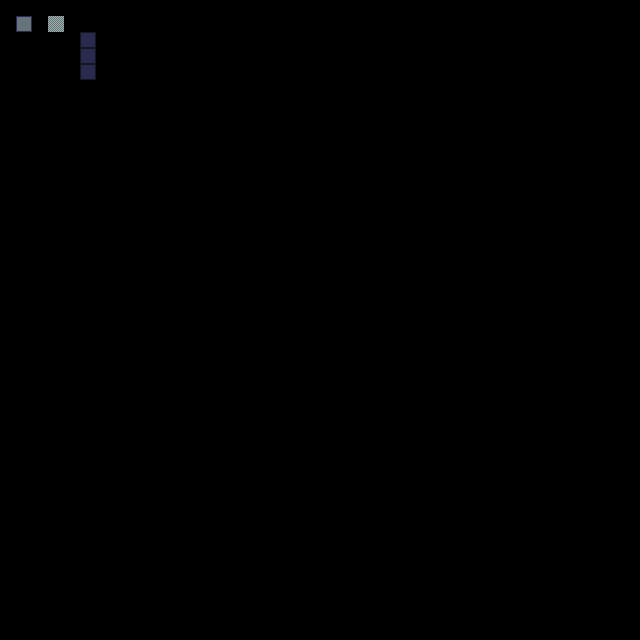

Below is a game level as drawn by its tile map, then a one-line description and the .tmx file that defines it, in full:
An orthogonal 40x40 tile map with 16x16 px tiles, 1 tile layer (output_prototype), 1 hidden layer not drawn, 2 tilesets.

<map version="1.10" tiledversion="1.11.2" orientation="orthogonal" renderorder="right-down" width="40" height="40" tilewidth="16" tileheight="16" infinite="0" nextlayerid="3" nextobjectid="1">
 <properties>
  <property name="DeleteTiles" type="bool" value="true" />
 </properties>
 <tileset firstgid="1" source="../../tile_sets/autotile_ts.tsx" />
 <tileset firstgid="5" source="../../tile_sets/prototype_ts.tsx" />
 <layer id="1" name="input_autotile" width="40" height="40" visible="0">
  <data encoding="csv">
0,0,0,0,0,0,0,0,0,0,0,0,0,0,0,0,0,0,0,0,0,0,0,0,0,0,0,0,0,0,0,0,0,0,0,0,0,0,0,0,
0,1,0,2,0,2,0,0,0,0,0,0,0,0,0,0,0,0,0,0,0,0,0,0,0,0,0,0,0,0,0,0,0,0,0,0,0,0,0,0,
0,0,0,0,0,2,0,0,0,0,0,0,0,0,0,0,0,0,0,0,0,0,0,0,0,0,0,0,0,0,0,0,0,0,0,0,0,0,0,0,
0,0,0,0,0,2,0,0,0,0,0,0,0,0,0,0,0,0,0,0,0,0,0,0,0,0,0,0,0,0,0,0,0,0,0,0,0,0,0,0,
0,0,0,0,0,2,0,0,0,0,0,0,0,0,0,0,0,0,0,0,0,0,0,0,0,0,0,0,0,0,0,0,0,0,0,0,0,0,0,0,
0,0,0,0,0,1,0,0,0,0,0,0,0,0,0,0,0,0,0,0,0,0,0,0,0,0,0,0,0,0,0,0,0,0,0,0,0,0,0,0,
0,0,0,0,0,0,0,0,0,0,0,0,0,0,0,0,0,0,0,0,0,0,0,0,0,0,0,0,0,0,0,0,0,0,0,0,0,0,0,0,
0,0,0,0,0,0,0,0,0,0,0,0,0,0,0,0,0,0,0,0,0,0,0,0,0,0,0,0,0,0,0,0,0,0,0,0,0,0,0,0,
0,0,0,0,0,0,0,0,0,0,0,0,0,0,0,0,0,0,0,0,0,0,0,0,0,0,0,0,0,0,0,0,0,0,0,0,0,0,0,0,
0,0,0,0,0,0,0,0,0,0,0,0,0,0,0,0,0,0,0,0,0,0,0,0,0,0,0,0,0,0,0,0,0,0,0,0,0,0,0,0,
0,0,0,0,0,0,0,0,0,0,0,0,0,0,0,0,0,0,0,0,0,0,0,0,0,0,0,0,0,0,0,0,0,0,0,0,0,0,0,0,
0,0,0,0,0,0,0,0,0,0,0,0,0,0,0,0,0,0,0,0,0,0,0,0,0,0,0,0,0,0,0,0,0,0,0,0,0,0,0,0,
0,0,0,0,0,0,0,0,0,0,0,0,0,0,0,0,0,0,0,0,0,0,0,0,0,0,0,0,0,0,0,0,0,0,0,0,0,0,0,0,
0,0,0,0,0,0,0,0,0,0,0,0,0,0,0,0,0,0,0,0,0,0,0,0,0,0,0,0,0,0,0,0,0,0,0,0,0,0,0,0,
0,0,0,0,0,0,0,0,0,0,0,0,0,0,0,0,0,0,0,0,0,0,0,0,0,0,0,0,0,0,0,0,0,0,0,0,0,0,0,0,
0,0,0,0,0,0,0,0,0,0,0,0,0,0,0,0,0,0,0,0,0,0,0,0,0,0,0,0,0,0,0,0,0,0,0,0,0,0,0,0,
0,0,0,0,0,0,0,0,0,0,0,0,0,0,0,0,0,0,0,0,0,0,0,0,0,0,0,0,0,0,0,0,0,0,0,0,0,0,0,0,
0,0,0,0,0,0,0,0,0,0,0,0,0,0,0,0,0,0,0,0,0,0,0,0,0,0,0,0,0,0,0,0,0,0,0,0,0,0,0,0,
0,0,0,0,0,0,0,0,0,0,0,0,0,0,0,0,0,0,0,0,0,0,0,0,0,0,0,0,0,0,0,0,0,0,0,0,0,0,0,0,
0,0,0,0,0,0,0,0,0,0,0,0,0,0,0,0,0,0,0,0,0,0,0,0,0,0,0,0,0,0,0,0,0,0,0,0,0,0,0,0,
0,0,0,0,0,0,0,0,0,0,0,0,0,0,0,0,0,0,0,0,0,0,0,0,0,0,0,0,0,0,0,0,0,0,0,0,0,0,0,0,
0,0,0,0,0,0,0,0,0,0,0,0,0,0,0,0,0,0,0,0,0,0,0,0,0,0,0,0,0,0,0,0,0,0,0,0,0,0,0,0,
0,0,0,0,0,0,0,0,0,0,0,0,0,0,0,0,0,0,0,0,0,0,0,0,0,0,0,0,0,0,0,0,0,0,0,0,0,0,0,0,
0,0,0,0,0,0,0,0,0,0,0,0,0,0,0,0,0,0,0,0,0,0,0,0,0,0,0,0,0,0,0,0,0,0,0,0,0,0,0,0,
0,0,0,0,0,0,0,0,0,0,0,0,0,0,0,0,0,0,0,0,0,0,0,0,0,0,0,0,0,0,0,0,0,0,0,0,0,0,0,0,
0,0,0,0,0,0,0,0,0,0,0,0,0,0,0,0,0,0,0,0,0,0,0,0,0,0,0,0,0,0,0,0,0,0,0,0,0,0,0,0,
0,0,0,0,0,0,0,0,0,0,0,0,0,0,0,0,0,0,0,0,0,0,0,0,0,0,0,0,0,0,0,0,0,0,0,0,0,0,0,0,
0,0,0,0,0,0,0,0,0,0,0,0,0,0,0,0,0,0,0,0,0,0,0,0,0,0,0,0,0,0,0,0,0,0,0,0,0,0,0,0,
0,0,0,0,0,0,0,0,0,0,0,0,0,0,0,0,0,0,0,0,0,0,0,0,0,0,0,0,0,0,0,0,0,0,0,0,0,0,0,0,
0,0,0,0,0,0,0,0,0,0,0,0,0,0,0,0,0,0,0,0,0,0,0,0,0,0,0,0,0,0,0,0,0,0,0,0,0,0,0,0,
0,0,0,0,0,0,0,0,0,0,0,0,0,0,0,0,0,0,0,0,0,0,0,0,0,0,0,0,0,0,0,0,0,0,0,0,0,0,0,0,
0,0,0,0,0,0,0,0,0,0,0,0,0,0,0,0,0,0,0,0,0,0,0,0,0,0,0,0,0,0,0,0,0,0,0,0,0,0,0,0,
0,0,0,0,0,0,0,0,0,0,0,0,0,0,0,0,0,0,0,0,0,0,0,0,0,0,0,0,0,0,0,0,0,0,0,0,0,0,0,0,
0,0,0,0,0,0,0,0,0,0,0,0,0,0,0,0,0,0,0,0,0,0,0,0,0,0,0,0,0,0,0,0,0,0,0,0,0,0,0,0,
0,0,0,0,0,0,0,0,0,0,0,0,0,0,0,0,0,0,0,0,0,0,0,0,0,0,0,0,0,0,0,0,0,0,0,0,0,0,0,0,
0,0,0,0,0,0,0,0,0,0,0,0,0,0,0,0,0,0,0,0,0,0,0,0,0,0,0,0,0,0,0,0,0,0,0,0,0,0,0,0,
0,0,0,0,0,0,0,0,0,0,0,0,0,0,0,0,0,0,0,0,0,0,0,0,0,0,0,0,0,0,0,0,0,0,0,0,0,0,0,0,
0,0,0,0,0,0,0,0,0,0,0,0,0,0,0,0,0,0,0,0,0,0,0,0,0,0,0,0,0,0,0,0,0,0,0,0,0,0,0,0,
0,0,0,0,0,0,0,0,0,0,0,0,0,0,0,0,0,0,0,0,0,0,0,0,0,0,0,0,0,0,0,0,0,0,0,0,0,0,0,0,
0,0,0,0,0,0,0,0,0,0,0,0,0,0,0,0,0,0,0,0,0,0,0,0,0,0,0,0,0,0,0,0,0,0,0,0,0,0,0,0
</data>
 </layer>
 <layer id="2" name="output_prototype" width="40" height="40" opacity="0.67">
  <data encoding="csv">
0,0,0,0,0,0,0,0,0,0,0,0,0,0,0,0,0,0,0,0,0,0,0,0,0,0,0,0,0,0,0,0,0,0,0,0,0,0,0,0,
0,1,0,2,0,0,0,0,0,0,0,0,0,0,0,0,0,0,0,0,0,0,0,0,0,0,0,0,0,0,0,0,0,0,0,0,0,0,0,0,
0,0,0,0,0,3,0,0,0,0,0,0,0,0,0,0,0,0,0,0,0,0,0,0,0,0,0,0,0,0,0,0,0,0,0,0,0,0,0,0,
0,0,0,0,0,3,0,0,0,0,0,0,0,0,0,0,0,0,0,0,0,0,0,0,0,0,0,0,0,0,0,0,0,0,0,0,0,0,0,0,
0,0,0,0,0,3,0,0,0,0,0,0,0,0,0,0,0,0,0,0,0,0,0,0,0,0,0,0,0,0,0,0,0,0,0,0,0,0,0,0,
0,0,0,0,0,0,0,0,0,0,0,0,0,0,0,0,0,0,0,0,0,0,0,0,0,0,0,0,0,0,0,0,0,0,0,0,0,0,0,0,
0,0,0,0,0,0,0,0,0,0,0,0,0,0,0,0,0,0,0,0,0,0,0,0,0,0,0,0,0,0,0,0,0,0,0,0,0,0,0,0,
0,0,0,0,0,0,0,0,0,0,0,0,0,0,0,0,0,0,0,0,0,0,0,0,0,0,0,0,0,0,0,0,0,0,0,0,0,0,0,0,
0,0,0,0,0,0,0,0,0,0,0,0,0,0,0,0,0,0,0,0,0,0,0,0,0,0,0,0,0,0,0,0,0,0,0,0,0,0,0,0,
0,0,0,0,0,0,0,0,0,0,0,0,0,0,0,0,0,0,0,0,0,0,0,0,0,0,0,0,0,0,0,0,0,0,0,0,0,0,0,0,
0,0,0,0,0,0,0,0,0,0,0,0,0,0,0,0,0,0,0,0,0,0,0,0,0,0,0,0,0,0,0,0,0,0,0,0,0,0,0,0,
0,0,0,0,0,0,0,0,0,0,0,0,0,0,0,0,0,0,0,0,0,0,0,0,0,0,0,0,0,0,0,0,0,0,0,0,0,0,0,0,
0,0,0,0,0,0,0,0,0,0,0,0,0,0,0,0,0,0,0,0,0,0,0,0,0,0,0,0,0,0,0,0,0,0,0,0,0,0,0,0,
0,0,0,0,0,0,0,0,0,0,0,0,0,0,0,0,0,0,0,0,0,0,0,0,0,0,0,0,0,0,0,0,0,0,0,0,0,0,0,0,
0,0,0,0,0,0,0,0,0,0,0,0,0,0,0,0,0,0,0,0,0,0,0,0,0,0,0,0,0,0,0,0,0,0,0,0,0,0,0,0,
0,0,0,0,0,0,0,0,0,0,0,0,0,0,0,0,0,0,0,0,0,0,0,0,0,0,0,0,0,0,0,0,0,0,0,0,0,0,0,0,
0,0,0,0,0,0,0,0,0,0,0,0,0,0,0,0,0,0,0,0,0,0,0,0,0,0,0,0,0,0,0,0,0,0,0,0,0,0,0,0,
0,0,0,0,0,0,0,0,0,0,0,0,0,0,0,0,0,0,0,0,0,0,0,0,0,0,0,0,0,0,0,0,0,0,0,0,0,0,0,0,
0,0,0,0,0,0,0,0,0,0,0,0,0,0,0,0,0,0,0,0,0,0,0,0,0,0,0,0,0,0,0,0,0,0,0,0,0,0,0,0,
0,0,0,0,0,0,0,0,0,0,0,0,0,0,0,0,0,0,0,0,0,0,0,0,0,0,0,0,0,0,0,0,0,0,0,0,0,0,0,0,
0,0,0,0,0,0,0,0,0,0,0,0,0,0,0,0,0,0,0,0,0,0,0,0,0,0,0,0,0,0,0,0,0,0,0,0,0,0,0,0,
0,0,0,0,0,0,0,0,0,0,0,0,0,0,0,0,0,0,0,0,0,0,0,0,0,0,0,0,0,0,0,0,0,0,0,0,0,0,0,0,
0,0,0,0,0,0,0,0,0,0,0,0,0,0,0,0,0,0,0,0,0,0,0,0,0,0,0,0,0,0,0,0,0,0,0,0,0,0,0,0,
0,0,0,0,0,0,0,0,0,0,0,0,0,0,0,0,0,0,0,0,0,0,0,0,0,0,0,0,0,0,0,0,0,0,0,0,0,0,0,0,
0,0,0,0,0,0,0,0,0,0,0,0,0,0,0,0,0,0,0,0,0,0,0,0,0,0,0,0,0,0,0,0,0,0,0,0,0,0,0,0,
0,0,0,0,0,0,0,0,0,0,0,0,0,0,0,0,0,0,0,0,0,0,0,0,0,0,0,0,0,0,0,0,0,0,0,0,0,0,0,0,
0,0,0,0,0,0,0,0,0,0,0,0,0,0,0,0,0,0,0,0,0,0,0,0,0,0,0,0,0,0,0,0,0,0,0,0,0,0,0,0,
0,0,0,0,0,0,0,0,0,0,0,0,0,0,0,0,0,0,0,0,0,0,0,0,0,0,0,0,0,0,0,0,0,0,0,0,0,0,0,0,
0,0,0,0,0,0,0,0,0,0,0,0,0,0,0,0,0,0,0,0,0,0,0,0,0,0,0,0,0,0,0,0,0,0,0,0,0,0,0,0,
0,0,0,0,0,0,0,0,0,0,0,0,0,0,0,0,0,0,0,0,0,0,0,0,0,0,0,0,0,0,0,0,0,0,0,0,0,0,0,0,
0,0,0,0,0,0,0,0,0,0,0,0,0,0,0,0,0,0,0,0,0,0,0,0,0,0,0,0,0,0,0,0,0,0,0,0,0,0,0,0,
0,0,0,0,0,0,0,0,0,0,0,0,0,0,0,0,0,0,0,0,0,0,0,0,0,0,0,0,0,0,0,0,0,0,0,0,0,0,0,0,
0,0,0,0,0,0,0,0,0,0,0,0,0,0,0,0,0,0,0,0,0,0,0,0,0,0,0,0,0,0,0,0,0,0,0,0,0,0,0,0,
0,0,0,0,0,0,0,0,0,0,0,0,0,0,0,0,0,0,0,0,0,0,0,0,0,0,0,0,0,0,0,0,0,0,0,0,0,0,0,0,
0,0,0,0,0,0,0,0,0,0,0,0,0,0,0,0,0,0,0,0,0,0,0,0,0,0,0,0,0,0,0,0,0,0,0,0,0,0,0,0,
0,0,0,0,0,0,0,0,0,0,0,0,0,0,0,0,0,0,0,0,0,0,0,0,0,0,0,0,0,0,0,0,0,0,0,0,0,0,0,0,
0,0,0,0,0,0,0,0,0,0,0,0,0,0,0,0,0,0,0,0,0,0,0,0,0,0,0,0,0,0,0,0,0,0,0,0,0,0,0,0,
0,0,0,0,0,0,0,0,0,0,0,0,0,0,0,0,0,0,0,0,0,0,0,0,0,0,0,0,0,0,0,0,0,0,0,0,0,0,0,0,
0,0,0,0,0,0,0,0,0,0,0,0,0,0,0,0,0,0,0,0,0,0,0,0,0,0,0,0,0,0,0,0,0,0,0,0,0,0,0,0,
0,0,0,0,0,0,0,0,0,0,0,0,0,0,0,0,0,0,0,0,0,0,0,0,0,0,0,0,0,0,0,0,0,0,0,0,0,0,0,0
</data>
 </layer>
</map>
